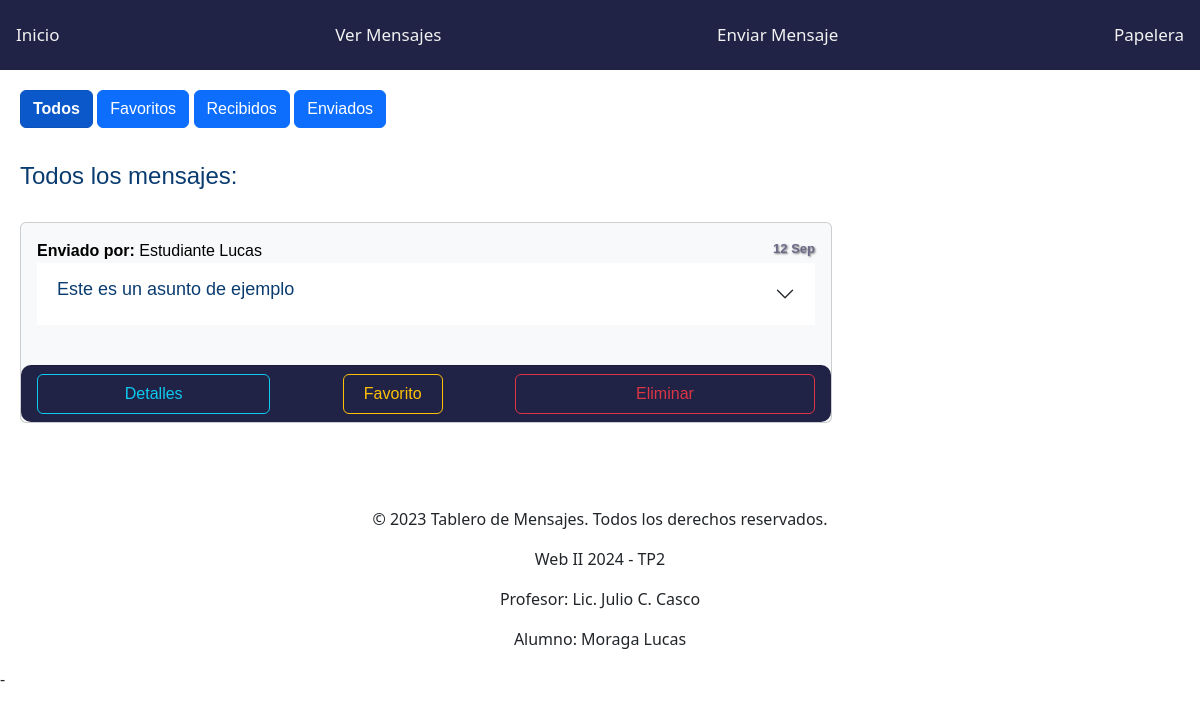
Before: /mensajes/ with the older database file.
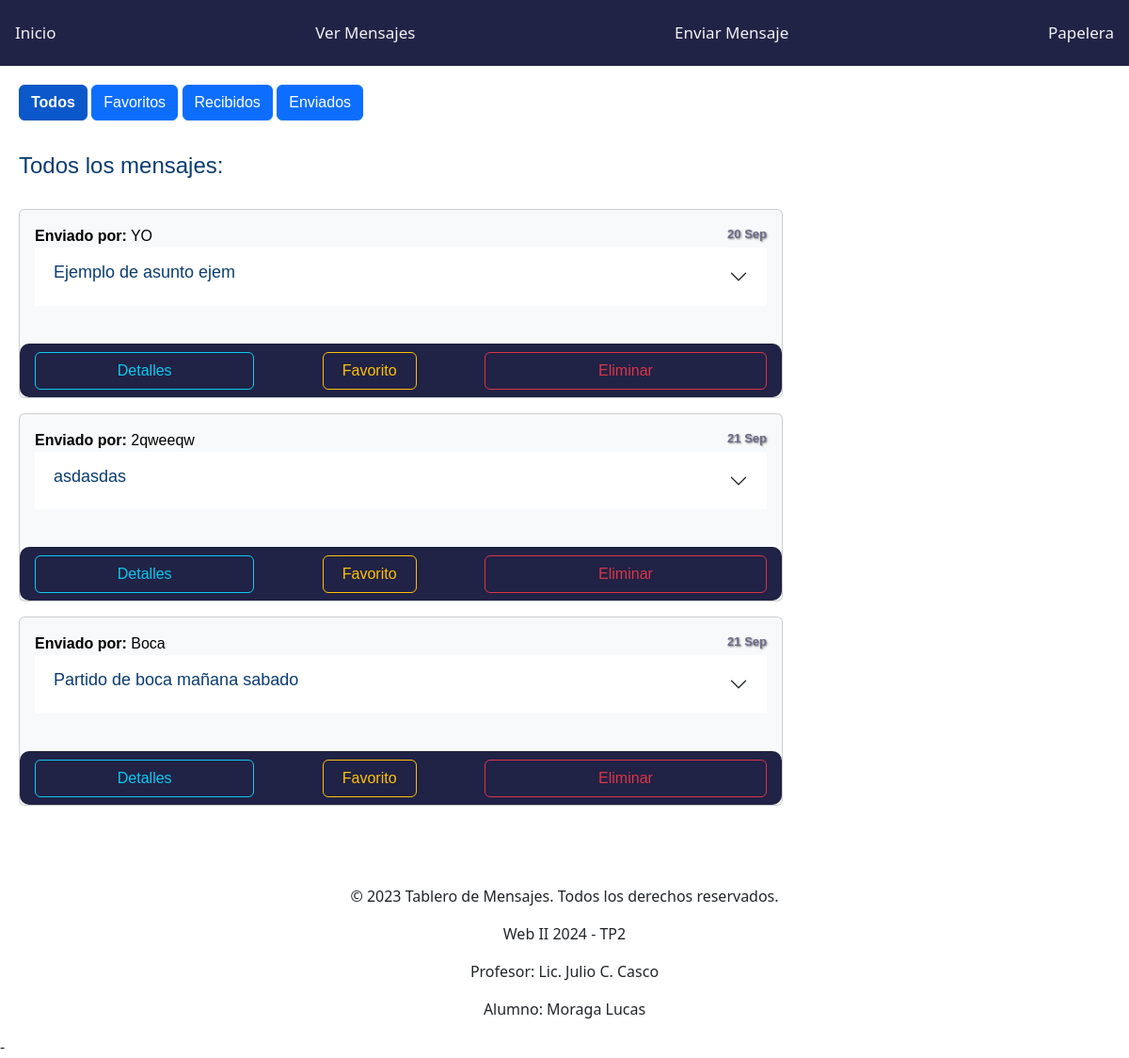
After: the same page with the newer database file.
### mensajes/models.py (models this page shows, shortened)
class Mensaje(models.Model):
    asunto = models.CharField(max_length=100, blank =True)
    texto = models.TextField()
    remitente = models.CharField(max_length=100)
    destinatario = models.CharField(max_length=100)
    fecha_envio = models.DateTimeField(auto_now_add=True)
    eliminado = models.BooleanField(default=False)
    favorito = models.BooleanField(default=False)

### mensajes/views.py (the view)
# urls.py: path('mensajes/', ListarMensajesView.as_view(), name='listar_mensajes'),
class ListarMensajesView(ListView):
    model = Mensaje
    template_name = 'mensajes/listar_mensajes.html'
    context_object_name = 'mensajes'
    def get_queryset(self):
        queryset = Mensaje.objects.all()
        filtro = self.request.GET.get('filtro', 'todos')  # Valor filtro predeterminado 'todos'
        if filtro == 'eliminados':
            queryset = queryset.filter(eliminado=True)
        elif filtro == 'favoritos':
            queryset = queryset.filter(favorito=True)
        else:  # 'todos'
            queryset = queryset.filter(eliminado=False)
        return queryset

### TableroMensajes/templates/mensajes/listar_mensajes.html (shortened to what this page needs)
{% extends 'base.html' %}
{% block content %}
<div class="tabs">
    <a class="btn btn-primary" href="{% url 'listar_mensajes' %}?filtro=todos" id="tabTodos" class="active">Todos</a>
    <a class="btn btn-primary" href="{% url 'listar_mensajes' %}?filtro=favoritos" id="tabFavoritos">Favoritos</a>
    <a class="btn btn-primary" href="{% url 'listar_mensajes' %}?filtro=recibidos" id="tabRecibidos">Recibidos</a>
    <a class="btn btn-primary" href="{% url 'listar_mensajes' %}?filtro=enviados" id="tabEnviados">Enviados</a>
</div>
    <div id="contenidoTodos" class="tab-content active">
        <br>
        <h4 style="padding-top: 10px;">Todos los mensajes:</h4>
        <br>
            <tbody>
                {% for mensaje in mensajes %}
                {% if not mensaje.eliminado %}
                <div class="card text-bg-light mb-3" style="max-width: 70%;">
                    <div class="card-body">
                        <span class="card-title"><strong>Enviado por:</strong> {{mensaje.remitente}}</span>
                        <span class="fecha-envio" style="float: right;">{{ mensaje.fecha_envio|date:"d M" }}</span>
                        <br>
                        <div class="accordion accordion-flush" id="accordionFlushExample">
                            <div class="accordion-item">
                                <h2 class="accordion-header">
                                <button class="accordion-button collapsed" type="button" data-bs-toggle="collapse" data-bs-target="#flush-collapseOne" aria-expanded="false" aria-controls="flush-collapseOne">
                                    <h4 style="font-size: large;">{{mensaje.asunto}}</h4>
                                </button>
                                </h2>
                            </div>
                        </div>
                        <br>
                    </div>
                    <div class="card-footer" style="display: flex; justify-content: space-between; align-items: center; background-color: rgb(32, 34, 70); border-radius: 10px;">
                        <button class="btn btn-outline-info" style="width: 30%; height: 40px;" type="button" data-bs-toggle="offcanvas" data-bs-target="#offcanvasBottom" aria-controls="offcanvasBottom">Detalles</button>
                        <form method="post" action="{% url 'marcar_favorito' mensaje.pk %}">
                            <button type="submit" style="width: 100px; height: 40px;" class="btn btn-outline-warning">Favorito</button>
                        </form>
                        <form method="post" style="float: right" action="{% url 'eliminar_mensaje' mensaje.pk %}">
                            <button type="submit" style="width: 300px; height: 40px;" class="btn btn-outline-danger">Eliminar</button>
                        </form>
                    </div>
                  </div>
                {% endif %}
            {% endfor %}
    </div>
{% endblock %}

Changed rows visible on the page:
removed Mensaje: remitente "Estudiante Lucas", fecha_envio "12 Sep", asunto "Este es un asunto de ejemplo"
added Mensaje: remitente "YO", fecha_envio "20 Sep", asunto "Ejemplo de asunto ejem"
added Mensaje: remitente "2qweeqw", fecha_envio "21 Sep", asunto "asdasdas"
added Mensaje: remitente "Boca", fecha_envio "21 Sep", asunto "Partido de boca mañana sabado"
